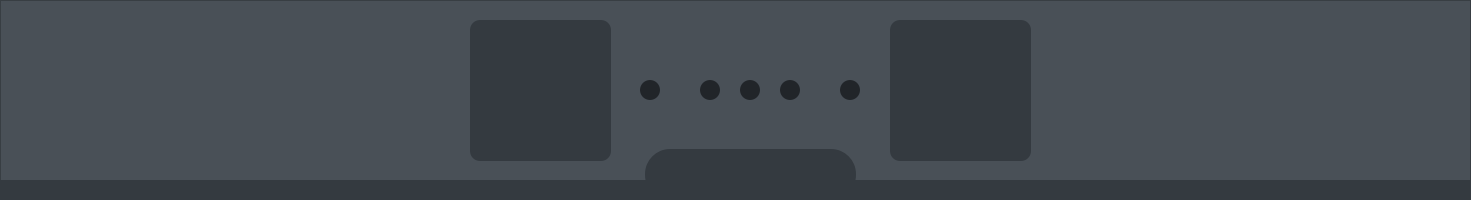
     <widget class="QFrame" name="call_box">
      <property name="geometry">
       <rect>
        <x>449</x>
        <y>90</y>
        <width>1471</width>
        <height>200</height>
       </rect>
      </property>
      <property name="styleSheet">
       <string notr="true">background: rgb(73, 80, 87);</string>
      </property>
      <property name="frameShape">
       <enum>QFrame::StyledPanel</enum>
      </property>
      <property name="frameShadow">
       <enum>QFrame::Raised</enum>
      </property>
      <widget class="QFrame" name="frame_deco_barre_separation">
       <property name="geometry">
        <rect>
         <x>-1</x>
         <y>180</y>
         <width>1471</width>
         <height>20</height>
        </rect>
       </property>
       <property name="styleSheet">
        <string notr="true">background: rgb(52, 58, 64);
border: none;</string>
       </property>
       <property name="frameShape">
        <enum>QFrame::StyledPanel</enum>
       </property>
       <property name="frameShadow">
        <enum>QFrame::Raised</enum>
       </property>
      </widget>
      <widget class="QFrame" name="frame_deco_boutons_appel">
       <property name="geometry">
        <rect>
         <x>645</x>
         <y>149</y>
         <width>211</width>
         <height>51</height>
        </rect>
       </property>
       <property name="styleSheet">
        <string notr="true">background: rgb(52, 58, 64);
border: none;
border-radius: 25px;</string>
       </property>
       <property name="frameShape">
        <enum>QFrame::StyledPanel</enum>
       </property>
       <property name="frameShadow">
        <enum>QFrame::Raised</enum>
       </property>
       <widget class="QPushButton" name="btn_end_call">
        <property name="geometry">
         <rect>
          <x>140</x>
          <y>0</y>
          <width>51</width>
          <height>51</height>
         </rect>
        </property>
        <property name="cursor">
         <cursorShape>PointingHandCursor</cursorShape>
        </property>
        <property name="text">
         <string/>
        </property>
        <property name="icon">
         <iconset>
          <normaloff>assets/icons/croix.png</normaloff>assets/icons/croix.png</iconset>
        </property>
        <property name="iconSize">
         <size>
          <width>35</width>
          <height>35</height>
         </size>
        </property>
       </widget>
       <widget class="QPushButton" name="btn_sound_mute">
        <property name="geometry">
         <rect>
          <x>80</x>
          <y>0</y>
          <width>51</width>
          <height>51</height>
         </rect>
        </property>
        <property name="cursor">
         <cursorShape>PointingHandCursor</cursorShape>
        </property>
        <property name="text">
         <string/>
        </property>
        <property name="icon">
         <iconset>
          <normaloff>assets/icons/casque.png</normaloff>assets/icons/casque.png</iconset>
        </property>
        <property name="iconSize">
         <size>
          <width>35</width>
          <height>35</height>
         </size>
        </property>
       </widget>
       <widget class="QPushButton" name="btn_micro_mute">
        <property name="geometry">
         <rect>
          <x>20</x>
          <y>0</y>
          <width>51</width>
          <height>51</height>
         </rect>
        </property>
        <property name="cursor">
         <cursorShape>PointingHandCursor</cursorShape>
        </property>
        <property name="text">
         <string/>
        </property>
        <property name="icon">
         <iconset>
          <normaloff>assets/icons/micro.png</normaloff>assets/icons/micro.png</iconset>
        </property>
        <property name="iconSize">
         <size>
          <width>35</width>
          <height>35</height>
         </size>
        </property>
       </widget>
      </widget>
      <widget class="QPushButton" name="caller_1">
       <property name="enabled">
        <bool>true</bool>
       </property>
       <property name="geometry">
        <rect>
         <x>470</x>
         <y>20</y>
         <width>141</width>
         <height>141</height>
        </rect>
       </property>
       <property name="font">
        <font>
         <pointsize>34</pointsize>
        </font>
       </property>
       <property name="cursor">
        <cursorShape>ArrowCursor</cursorShape>
       </property>
       <property name="styleSheet">
        <string notr="true">QPushButton {
	background: rgb(52, 58, 64);
	color: white;
	border: none;
	border-radius: 10px;
}</string>
       </property>
       <property name="text">
        <string/>
       </property>
       <property name="icon">
        <iconset>
         <normaloff>assets/contact-images/undefined.jpg</normaloff>assets/contact-images/undefined.jpg</iconset>
       </property>
       <property name="iconSize">
        <size>
         <width>125</width>
         <height>125</height>
        </size>
       </property>
       <property name="checkable">
        <bool>false</bool>
       </property>
      </widget>
      <widget class="QPushButton" name="caller_2">
       <property name="enabled">
        <bool>true</bool>
       </property>
       <property name="geometry">
        <rect>
         <x>890</x>
         <y>20</y>
         <width>141</width>
         <height>141</height>
        </rect>
       </property>
       <property name="font">
        <font>
         <pointsize>34</pointsize>
        </font>
       </property>
       <property name="cursor">
        <cursorShape>ArrowCursor</cursorShape>
       </property>
       <property name="styleSheet">
        <string notr="true">QPushButton {
	background: rgb(52, 58, 64);
	color: white;
	border: none;
	border-radius: 10px;
}</string>
       </property>
       <property name="text">
        <string/>
       </property>
       <property name="icon">
        <iconset>
         <normaloff>assets/contact-images/undefined.jpg</normaloff>assets/contact-images/undefined.jpg</iconset>
       </property>
       <property name="iconSize">
        <size>
         <width>125</width>
         <height>125</height>
        </size>
       </property>
       <property name="checkable">
        <bool>false</bool>
       </property>
      </widget>
      <widget class="QFrame" name="bulle_1">
       <property name="geometry">
        <rect>
         <x>640</x>
         <y>80</y>
         <width>20</width>
         <height>20</height>
        </rect>
       </property>
       <property name="styleSheet">
        <string notr="true">background: rgb(33, 37, 41);;
border: none;
border-radius: 10px;</string>
       </property>
       <property name="frameShape">
        <enum>QFrame::StyledPanel</enum>
       </property>
       <property name="frameShadow">
        <enum>QFrame::Raised</enum>
       </property>
      </widget>
      <widget class="QFrame" name="bulle_2">
       <property name="geometry">
        <rect>
         <x>700</x>
         <y>80</y>
         <width>20</width>
         <height>20</height>
        </rect>
       </property>
       <property name="styleSheet">
        <string notr="true">background: rgb(33, 37, 41);;
border: none;
border-radius: 10px;</string>
       </property>
       <property name="frameShape">
        <enum>QFrame::StyledPanel</enum>
       </property>
       <property name="frameShadow">
        <enum>QFrame::Raised</enum>
       </property>
      </widget>
      <widget class="QFrame" name="bulle_3">
       <property name="geometry">
        <rect>
         <x>740</x>
         <y>80</y>
         <width>20</width>
         <height>20</height>
        </rect>
       </property>
       <property name="styleSheet">
        <string notr="true">background: rgb(33, 37, 41);;
border: none;
border-radius: 10px;</string>
       </property>
       <property name="frameShape">
        <enum>QFrame::StyledPanel</enum>
       </property>
       <property name="frameShadow">
        <enum>QFrame::Raised</enum>
       </property>
      </widget>
      <widget class="QFrame" name="bulle_4">
       <property name="geometry">
        <rect>
         <x>780</x>
         <y>80</y>
         <width>20</width>
         <height>20</height>
        </rect>
       </property>
       <property name="styleSheet">
        <string notr="true">background: rgb(33, 37, 41);;
border: none;
border-radius: 10px;</string>
       </property>
       <property name="frameShape">
        <enum>QFrame::StyledPanel</enum>
       </property>
       <property name="frameShadow">
        <enum>QFrame::Raised</enum>
       </property>
      </widget>
      <widget class="QFrame" name="bulle_5">
       <property name="geometry">
        <rect>
         <x>840</x>
         <y>80</y>
         <width>20</width>
         <height>20</height>
        </rect>
       </property>
       <property name="styleSheet">
        <string notr="true">background: rgb(33, 37, 41);;
border: none;
border-radius: 10px;</string>
       </property>
       <property name="frameShape">
        <enum>QFrame::StyledPanel</enum>
       </property>
       <property name="frameShadow">
        <enum>QFrame::Raised</enum>
       </property>
      </widget>
     </widget>
